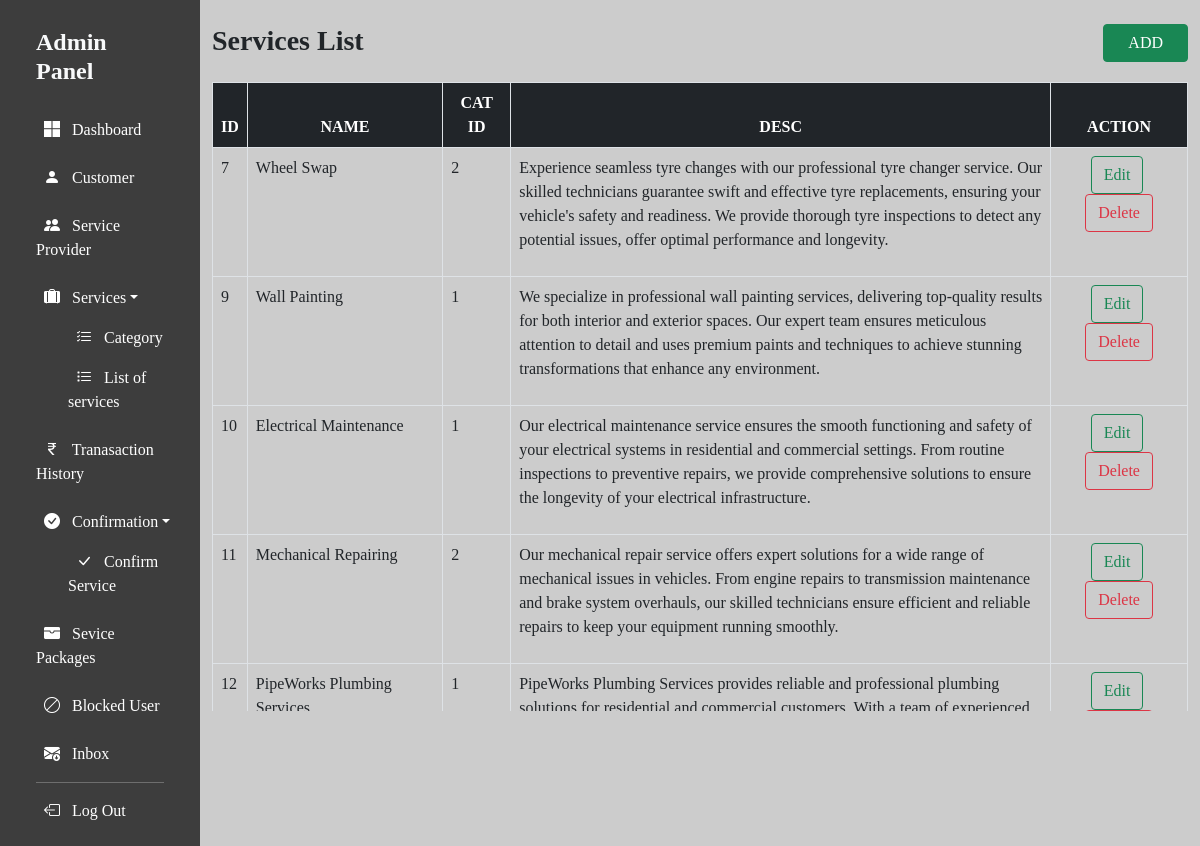
Screenshot of /SuperAdmin/component/service_list.php (signed in) with the database file from the repository.
### tables this page shows
CREATE TABLE `services` (
  `service_id` int(11) NOT NULL,
  `s_name` varchar(255) NOT NULL,
  `s_desc` longtext NOT NULL,
  `cat_id` int(11) NOT NULL,
  `s_duration` time NOT NULL,
  `sp_id` int(11) NOT NULL,
  `picture` longblob NOT NULL,
  `s_status` varchar(10) NOT NULL
);

### SuperAdmin/component/service_list.php (the view, shortened to what this page needs)
<!DOCTYPE html>
<html lang="en">
   <head>
      <?php include_once "../includes/header.php"; ?>
   </head>
   <body style="background-color:rgba(128, 128, 128, 0.4)" class="container-fluid">
   <div class="row">
        <?php include_once "../includes/sidenav.php"; ?>
        <div class="col-md-10">
        <div class="row">
            <div class="col-md-6">
                <h3 class="fw-bold mt-4 mb-2">Services List</h3>
            </div>
            <div class="col-md-6 text-end">
                <a href="add_service.php" class="btn btn-success px-4 mt-4" id="catBtn">ADD</a>
            </div>
        </div>
        <div class="table-responsive overflow-auto" data-aos="fade-in" style="height:645px">
        <table class="table table-bordered my-3">
            <thead class="bg-dark">
                <tr class="text-white text-center">
                    <th>ID</th>
                    <th>NAME</th>
                    <th>CAT ID</th>
                    <th>DESC</th>
                    <th>ACTION</th>
                </tr>
            </thead>
            <tbody>
                <?php
                    require_once "..\Database\db_connection.php";
                    $qry = "SELECT * FROM services";
                    $res = $conn->query($qry);
                    if($res!==false && $res->num_rows>0){
                        while($row = $res->fetch_assoc()){
                            ?>
                                <tr>
                                    <td><?php echo $row['service_id']; ?></td>
                                    <td><?php echo $row['s_name']; ?></td>
                                    <td><?php echo $row['cat_id']; ?></td>
                                    <td style="width:45vw;"><p><?php echo $row['s_desc']; ?></p></td>
                                    <td class="text-center">
                                        <a class="btn btn-outline-success me-md-1 mb-1 mb-md-0" href="edit_service.php?id=<?php echo $row['service_id']; ?>">Edit</a>
                                        <a class="btn btn-outline-danger" href="../operation/delete_service.php?id=<?php echo $row['service_id']; ?>">Delete</a>
                                    </td>
                                </tr>
                            <?php
                        }
                    }else{
                        echo "<h1 class='text-center my-1'>No Records Found.</h1>";
                    }
                ?>
            </tbody>
        </table>
        </div>
    </div>
    </div>
</body>
</html>

### SuperAdmin/assets/css/nav.css (style rules this page uses)
* { font-family: Cambria, Cochin, Georgia, Times, 'Times New Roman', serif; }

### SuperAdmin/includes/header.php (style rules this page uses)
body { overflow-y: hidden; }

### rows the page displays
services: service_id "7", s_name "Wheel Swap", cat "2", s_desc "Experience seamless tyre changes with our professional tyre changer service. Our skilled technicians guarantee swift and effective tyre replacements, ensuring your vehicle's safety and readiness. We provide thorough tyre inspections to detect any potential issues, offer optimal performance and longevity."
services: service_id "9", s_name "Wall Painting", cat "1", s_desc "We specialize in professional wall painting services, delivering top-quality results for both interior and exterior spaces. Our expert team ensures meticulous attention to detail and uses premium paints and techniques to achieve stunning transformations that enhance any environment."
services: service_id "10", s_name "Electrical Maintenance", cat "1", s_desc "Our electrical maintenance service ensures the smooth functioning and safety of your electrical systems in residential and commercial settings. From routine inspections to preventive repairs, we provide comprehensive solutions to ensure the longevity of your electrical infrastructure."
services: service_id "11", s_name "Mechanical Repairing", cat "2", s_desc "Our mechanical repair service offers expert solutions for a wide range of mechanical issues in vehicles. From engine repairs to transmission maintenance and brake system overhauls, our skilled technicians ensure efficient and reliable repairs to keep your equipment running smoothly."
services: service_id "12", s_name "PipeWorks Plumbing…", cat "1", s_desc "PipeWorks Plumbing Services provides reliable and professional plumbing…"
